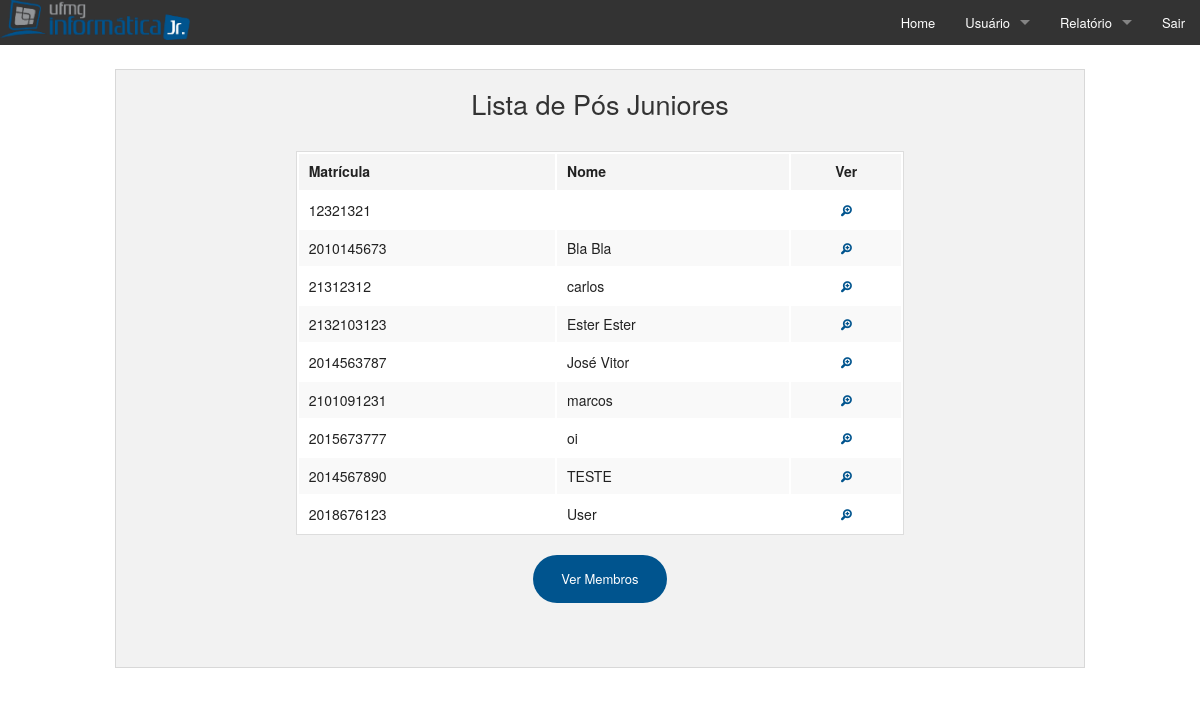
The app's page /pages/ativar_usuario.php (signed in) with its own data.
### tables this page shows
CREATE TABLE IF NOT EXISTS `usuarios` (
  `matr` char(10) NOT NULL,
  `nome` varchar(50) NOT NULL,
  `senha` varchar(256) NOT NULL,
  `email_pessoal` char(50) NOT NULL,
  `email_profissional` varchar(50) DEFAULT NULL,
  `diretoria` int(11) DEFAULT NULL,
  `cargo` char(30) NOT NULL,
  `ingresso_faculdade` varchar(6) NOT NULL,
  `ingresso_empresa` varchar(45) DEFAULT NULL,
  `permissao` int(6) NOT NULL COMMENT 'admin ou comum',
  `conectado` int(11) NOT NULL COMMENT '1=CONECTADO; 0=NÃO CONECTADO',
  `data_criacao` datetime NOT NULL,
  `data_desligamento` varchar(45) DEFAULT NULL,
  PRIMARY KEY (`matr`),
  UNIQUE KEY `email` (`email_pessoal`),
  KEY `diretoria` (`diretoria`),
  KEY `id_premissoes_idx` (`permissao`)
);

### pages/ativar_usuario.php (called while the page is built, shortened)
<?php
	require_once("listar_pos_juniores.php");
?>

### pages/listar_pos_juniores.php (the view, shortened to what this page needs)
<!doctype html>
<?php
	require_once("connect/testmysql_p.php");
	$sql = "SELECT matr, nome FROM usuarios WHERE permissao='3' ORDER BY nome ASC";
	if (isset($sql))
		if (!mysqli_query($conn, $sql)) {
	  		$msg_erro = "Não foi possível realizar essa operação.";
		} else {
			$resultado = mysqli_query($conn, $sql);
		}
?>
<html class="no-js" lang="en">
<head>
	<link rel="stylesheet" href="../css/foundation.css" />
	<link rel="stylesheet" href="../foundation-icons/foundation-icons.css" />
	<link rel="stylesheet" href="../foundation-icons/ foundation-icons.[eot/ttf/svg/woff]" />
</head>
<body>
	<?php
		require_once("menu/menu.php");
	?>
	<br>
	<div class="row">
		<div class="large-12 medium-10 large-push-0 medium-push-1 columns">
			<div class="panel">
				<h3 class="text-center">Lista de Pós Juniores</h3>
				<br>
				<div class="row">
					<div class="large-8 push-2 columns">
						<table class="large-12">
							<thead>
								<tr>
									<th>Matrícula</th>
									<th>Nome</th>
									<th class="text-center">Ver</th>
								</tr>
							</thead>
							<tbody>
								<?php
									while ($row = mysqli_fetch_assoc($resultado)) {
								?>
									    <tr>
											<td> <?php echo $row['matr'] ?></td>
											<td> <?php echo $row['nome'] ?></td>
											<td class="text-center"><a href="ver_usuario.php?id=<?php echo $row['matr']?>"><i class="fi-zoom-in"></a></td>
										</tr>
								<?php
									}
								?>
							</tbody>
						</table>
						<div class="row">
							<div class="large-12 medium-12 small-12 columns text-center">
								<a href="listar_usuarios.php" class="small round button">Ver Membros </a>
							</div>
						</div>
					</div>
				</div>
				<br>
		</div>
	</div>
</div>
</body>
</html>

### pages/menu/menu.php (shortened to what this page needs)
<nav class="top-bar" data-topbar role="navigation">
	<ul class="title-area">
		<li class="name logo">
			<a href="home.php"><img src="../img/logomenu.png"></a>
		</li>
	</ul>
	<section class="top-bar-section">
		<ul class="right">
			<li><a href="home.php">Home</a></li>
			<li class="has-dropdown">
				<a href="#">Usuário</a>
			</li>
			<li class="has-dropdown">
				<a href="#">Relatório</a>
			</li>
			<li><a href="logout.php">Sair</a></li>
		</ul>
	</section>
</nav>

### records on screen
usuarios: matr "12321321"
usuarios: matr "2010145673", nome "Bla Bla"
usuarios: matr "21312312", nome "carlos"
usuarios: matr "2132103123", nome "Ester Ester"
usuarios: matr "2014563787", nome "José Vitor"
usuarios: matr "2101091231", nome "marcos"
usuarios: matr "2015673777", nome "oi"
usuarios: matr "2014567890", nome "TESTE"
usuarios: matr "2018676123", nome "User"
